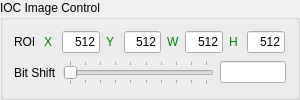
       <widget class="QGroupBox" name="groupBoxIOC">
        <property name="sizePolicy">
         <sizepolicy hsizetype="Fixed" vsizetype="Preferred">
          <horstretch>0</horstretch>
          <verstretch>0</verstretch>
         </sizepolicy>
        </property>
        <property name="minimumSize">
         <size>
          <width>300</width>
          <height>0</height>
         </size>
        </property>
        <property name="maximumSize">
         <size>
          <width>300</width>
          <height>16777215</height>
         </size>
        </property>
        <property name="title">
         <string>IOC Image Control</string>
        </property>
        <layout class="QVBoxLayout" name="verticalLayout_2">
         <item>
          <layout class="QHBoxLayout" name="horizontalLayout_4">
           <property name="rightMargin">
            <number>1</number>
           </property>
           <item>
            <widget class="QLabel" name="label_2">
             <property name="minimumSize">
              <size>
               <width>24</width>
               <height>0</height>
              </size>
             </property>
             <property name="text">
              <string>ROI </string>
             </property>
            </widget>
           </item>
           <item>
            <widget class="QLabel" name="label_IOC1">
             <property name="sizePolicy">
              <sizepolicy hsizetype="Fixed" vsizetype="Fixed">
               <horstretch>0</horstretch>
               <verstretch>0</verstretch>
              </sizepolicy>
             </property>
             <property name="minimumSize">
              <size>
               <width>12</width>
               <height>0</height>
              </size>
             </property>
             <property name="styleSheet">
              <string notr="true">color: green</string>
             </property>
             <property name="text">
              <string>X</string>
             </property>
             <property name="buddy">
              <cstring>IOC_RoiX</cstring>
             </property>
            </widget>
           </item>
           <item>
            <widget class="QLineEdit" name="IOC_RoiX">
             <property name="sizePolicy">
              <sizepolicy hsizetype="Fixed" vsizetype="Fixed">
               <horstretch>0</horstretch>
               <verstretch>0</verstretch>
              </sizepolicy>
             </property>
             <property name="minimumSize">
              <size>
               <width>35</width>
               <height>0</height>
              </size>
             </property>
             <property name="accessibleName">
              <string/>
             </property>
             <property name="text">
              <string>512</string>
             </property>
             <property name="alignment">
              <set>Qt::AlignRight|Qt::AlignTrailing|Qt::AlignVCenter</set>
             </property>
            </widget>
           </item>
           <item>
            <widget class="QLabel" name="label_IOC2">
             <property name="sizePolicy">
              <sizepolicy hsizetype="Fixed" vsizetype="Fixed">
               <horstretch>0</horstretch>
               <verstretch>0</verstretch>
              </sizepolicy>
             </property>
             <property name="minimumSize">
              <size>
               <width>12</width>
               <height>0</height>
              </size>
             </property>
             <property name="styleSheet">
              <string notr="true">color: green</string>
             </property>
             <property name="text">
              <string>Y</string>
             </property>
             <property name="buddy">
              <cstring>IOC_RoiY</cstring>
             </property>
            </widget>
           </item>
           <item>
            <widget class="QLineEdit" name="IOC_RoiY">
             <property name="sizePolicy">
              <sizepolicy hsizetype="Fixed" vsizetype="Fixed">
               <horstretch>0</horstretch>
               <verstretch>0</verstretch>
              </sizepolicy>
             </property>
             <property name="minimumSize">
              <size>
               <width>35</width>
               <height>0</height>
              </size>
             </property>
             <property name="accessibleName">
              <string/>
             </property>
             <property name="text">
              <string>512</string>
             </property>
             <property name="alignment">
              <set>Qt::AlignRight|Qt::AlignTrailing|Qt::AlignVCenter</set>
             </property>
            </widget>
           </item>
           <item>
            <widget class="QLabel" name="label_IOC11">
             <property name="sizePolicy">
              <sizepolicy hsizetype="Fixed" vsizetype="Fixed">
               <horstretch>0</horstretch>
               <verstretch>0</verstretch>
              </sizepolicy>
             </property>
             <property name="minimumSize">
              <size>
               <width>12</width>
               <height>0</height>
              </size>
             </property>
             <property name="styleSheet">
              <string notr="true">color: green</string>
             </property>
             <property name="text">
              <string>W</string>
             </property>
             <property name="buddy">
              <cstring>IOC_RoiW</cstring>
             </property>
            </widget>
           </item>
           <item>
            <widget class="QLineEdit" name="IOC_RoiW">
             <property name="sizePolicy">
              <sizepolicy hsizetype="Fixed" vsizetype="Fixed">
               <horstretch>0</horstretch>
               <verstretch>0</verstretch>
              </sizepolicy>
             </property>
             <property name="minimumSize">
              <size>
               <width>35</width>
               <height>0</height>
              </size>
             </property>
             <property name="accessibleName">
              <string/>
             </property>
             <property name="text">
              <string>512</string>
             </property>
             <property name="alignment">
              <set>Qt::AlignRight|Qt::AlignTrailing|Qt::AlignVCenter</set>
             </property>
            </widget>
           </item>
           <item>
            <widget class="QLabel" name="label_IOC12">
             <property name="sizePolicy">
              <sizepolicy hsizetype="Fixed" vsizetype="Fixed">
               <horstretch>0</horstretch>
               <verstretch>0</verstretch>
              </sizepolicy>
             </property>
             <property name="minimumSize">
              <size>
               <width>12</width>
               <height>0</height>
              </size>
             </property>
             <property name="styleSheet">
              <string notr="true">color: green</string>
             </property>
             <property name="text">
              <string>H</string>
             </property>
             <property name="buddy">
              <cstring>IOC_RoiH</cstring>
             </property>
            </widget>
           </item>
           <item>
            <widget class="QLineEdit" name="IOC_RoiH">
             <property name="sizePolicy">
              <sizepolicy hsizetype="Fixed" vsizetype="Fixed">
               <horstretch>0</horstretch>
               <verstretch>0</verstretch>
              </sizepolicy>
             </property>
             <property name="minimumSize">
              <size>
               <width>35</width>
               <height>0</height>
              </size>
             </property>
             <property name="accessibleName">
              <string/>
             </property>
             <property name="text">
              <string>512</string>
             </property>
             <property name="alignment">
              <set>Qt::AlignRight|Qt::AlignTrailing|Qt::AlignVCenter</set>
             </property>
            </widget>
           </item>
          </layout>
         </item>
         <item>
          <widget class="QWidget" name="shiftWidget" native="true">
           <layout class="QHBoxLayout" name="horizontalLayout_2">
            <property name="margin">
             <number>0</number>
            </property>
            <item>
             <widget class="QLabel" name="label">
              <property name="text">
               <string>Bit Shift</string>
              </property>
             </widget>
            </item>
            <item>
             <widget class="QSlider" name="shiftSlider">
              <property name="maximum">
               <number>9</number>
              </property>
              <property name="pageStep">
               <number>9</number>
              </property>
              <property name="orientation">
               <enum>Qt::Horizontal</enum>
              </property>
              <property name="tickPosition">
               <enum>QSlider::TicksBothSides</enum>
              </property>
              <property name="tickInterval">
               <number>1</number>
              </property>
             </widget>
            </item>
            <item>
             <widget class="QLineEdit" name="shiftText">
              <property name="maximumSize">
               <size>
                <width>66</width>
                <height>16777215</height>
               </size>
              </property>
             </widget>
            </item>
           </layout>
          </widget>
         </item>
        </layout>
       </widget>
